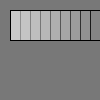
Frame 1 (no input)
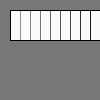
Frame 60 (the mouse pressed at the canvas centre just before this capture)
Frame 120 (the mouse held since frame 60 and released just before this capture): identical to frame 60, image omitted

The Processing sketch that drew these frames (run headless with seeded random() and noise(); from frame 60 on, the mouse is pressed at the canvas centre):

// Processing sketch: processing_121639
// ── processing_121639.pde

void setup() {
  
  background(120);
  
}

void draw() {


  fill(255,25);

for (int x = 10; x < 100; x = x+10) {
rect(10,10,x,30);
}

}
